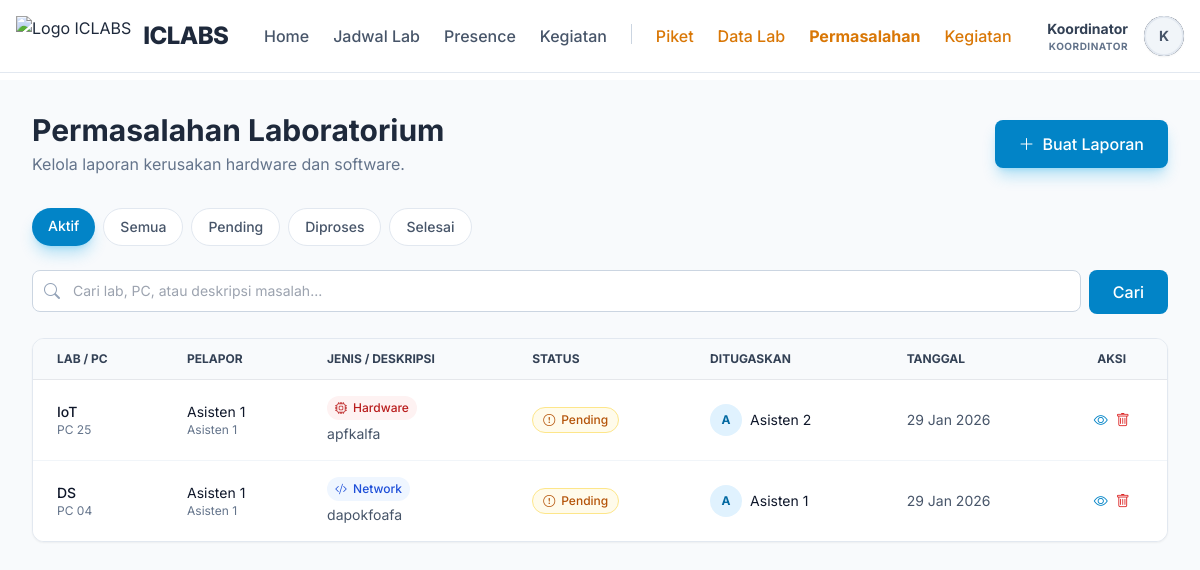
The app's page /public/koordinator/problems (signed in) with its own data.
### tables this page shows
CREATE TABLE `lab_problems` (
  `id` int(11) NOT NULL AUTO_INCREMENT,
  `laboratory_id` int(11) NOT NULL,
  `pc_number` varchar(50) DEFAULT NULL,
  `problem_type` enum('hardware','software','network','other') NOT NULL,
  `description` text NOT NULL,
  `status` enum('reported','in_progress','resolved') DEFAULT 'reported',
  `reported_by` int(11) NOT NULL,
  `assigned_to` int(11) DEFAULT NULL,
  `reported_at` timestamp NOT NULL DEFAULT current_timestamp(),
  `started_at` datetime DEFAULT NULL,
  `completed_at` datetime DEFAULT NULL,
  PRIMARY KEY (`id`),
  KEY `reported_by` (`reported_by`),
  KEY `idx_lab_problems_status` (`status`),
  KEY `idx_lab_problems_lab` (`laboratory_id`),
  KEY `fk_lab_problems_assigned` (`assigned_to`),
  CONSTRAINT `fk_lab_problems_assigned` FOREIGN KEY (`assigned_to`) REFERENCES `users` (`id`) ON DELETE SET NULL,
  CONSTRAINT `lab_problems_ibfk_1` FOREIGN KEY (`laboratory_id`) REFERENCES `laboratories` (`id`) ON DELETE CASCADE,
  CONSTRAINT `lab_problems_ibfk_2` FOREIGN KEY (`reported_by`) REFERENCES `users` (`id`) ON DELETE CASCADE
);

CREATE TABLE `laboratories` (
  `id` int(11) NOT NULL AUTO_INCREMENT,
  `lab_name` varchar(100) NOT NULL,
  `image` varchar(255) DEFAULT NULL,
  `description` text DEFAULT NULL,
  `pc_count` int(11) DEFAULT 0,
  `tv_count` int(11) DEFAULT 0,
  `capacity` int(11) DEFAULT 0,
  `status` enum('active','maintenance','inactive') DEFAULT 'active',
  `location` varchar(100) DEFAULT NULL,
  `building` varchar(50) DEFAULT NULL,
  `floor` varchar(10) DEFAULT NULL,
  `room_number` varchar(20) DEFAULT NULL,
  PRIMARY KEY (`id`)
);

CREATE TABLE `users` (
  `id` int(11) NOT NULL AUTO_INCREMENT,
  `name` varchar(100) NOT NULL,
  `email` varchar(100) NOT NULL,
  `phone` varchar(20) DEFAULT NULL,
  `password` varchar(255) NOT NULL,
  `role_id` int(11) NOT NULL,
  `status` enum('active','inactive') DEFAULT 'active',
  `created_at` timestamp NOT NULL DEFAULT current_timestamp(),
  PRIMARY KEY (`id`),
  UNIQUE KEY `email` (`email`),
  KEY `idx_users_email` (`email`),
  KEY `idx_users_role` (`role_id`),
  CONSTRAINT `users_ibfk_1` FOREIGN KEY (`role_id`) REFERENCES `roles` (`id`)
);

### app/views/koordinator/problems/index.php (the view, shortened to what the rows shown need)
<?php include APP_PATH . '/views/layouts/header.php'; ?>
<div class="bg-slate-50 min-h-screen py-8">
    <div class="max-w-7xl mx-auto px-4 sm:px-6 lg:px-8">
        <div class="flex flex-col md:flex-row justify-between items-center mb-8 gap-4">
            <div>
                <h1 class="text-3xl font-bold text-slate-800">Permasalahan Laboratorium</h1>
            </div>
        </div>
        <div class="bg-white rounded-xl shadow-sm border border-slate-200 overflow-hidden">
            <?php if (empty($problems)): ?>
                <div class="p-12 text-center">
                    <div class="w-20 h-20 bg-slate-50 rounded-full flex items-center justify-center mx-auto mb-4">
                        <i class="bi bi-clipboard-check text-4xl text-slate-300"></i>
                    </div>
                    <h3 class="text-lg font-medium text-slate-900">Tidak ada masalah ditemukan</h3>
                    <p class="text-slate-500 mt-1">
                        <?php if (!empty($filters['search'])): ?>
                            Tidak ada hasil untuk pencarian "<?= htmlspecialchars($filters['search']) ?>"
                        <?php else: ?>
                            Saat ini tidak ada laporan permasalahan dengan filter ini.
                        <?php endif; ?>
                    </p>
                </div>
            <?php else: ?>
                <div class="overflow-x-auto">
                    <table class="w-full text-sm text-left text-slate-500">
                        <thead class="text-xs text-slate-700 uppercase bg-slate-50 border-b">
                            <tr>
                                <th scope="col" class="px-6 py-3">Lab / PC</th>
                                <th scope="col" class="px-6 py-3">Pelapor</th>
                                <th scope="col" class="px-6 py-3">Jenis / Deskripsi</th>
                                <th scope="col" class="px-6 py-3">Status</th>
                                <th scope="col" class="px-6 py-3">Ditugaskan</th>
                                <th scope="col" class="px-6 py-3">Tanggal</th>
                                <th scope="col" class="px-6 py-3 text-center">Aksi</th>
                            </tr>
                        </thead>
                        <tbody class="divide-y divide-slate-100">
                            <?php foreach ($problems as $problem): ?>
                                <tr class="bg-white hover:bg-slate-50">
                                    <td class="px-6 py-4">
                                        <div class="font-medium text-slate-900"><?= htmlspecialchars($problem['lab_name']) ?></div>
                                        <?php if ($problem['pc_number']): ?>
                                            <div class="text-xs text-slate-500">PC <?= htmlspecialchars($problem['pc_number']) ?></div>
                                        <?php endif; ?>
                                    </td>
                                    <td class="px-6 py-4">
                                        <div class="text-slate-900"><?= htmlspecialchars($problem['reporter_name'] ?? '-') ?></div>
                                        <div class="text-xs text-slate-500"><?= htmlspecialchars($problem['reported_by_name'] ?? 'System') ?></div>
                                    </td>
                                    <td class="px-6 py-4">
                                        <div class="inline-flex items-center gap-1.5 px-2 py-1 rounded-full text-xs font-medium <?= $problem['problem_type'] == 'hardware' ? 'bg-red-50 text-red-700' : 'bg-blue-50 text-blue-700' ?>">
                                            <i class="bi bi-<?= $problem['problem_type'] == 'hardware' ? 'cpu' : 'code-slash' ?>"></i>
                                            <?= ucfirst($problem['problem_type']) ?>
                                        </div>
                                        <div class="text-slate-600 mt-1 line-clamp-1"><?= htmlspecialchars($problem['description']) ?></div>
                                    </td>
                                    <td class="px-6 py-4">
                                        <?php
                                        $statusStyles = [
                                            'reported' => 'bg-amber-50 text-amber-700 border-amber-200',
                                            'in_progress' => 'bg-blue-50 text-blue-700 border-blue-200',
                                            'resolved' => 'bg-emerald-50 text-emerald-700 border-emerald-200'
                                        ];
                                        $statusIcons = [
                                            'reported' => 'exclamation-circle',
                                            'in_progress' => 'arrow-repeat',
                                            'resolved' => 'check-circle'
                                        ];
                                        $statusLabels = [
                                            'reported' => 'Pending',
                                            'in_progress' => 'Diproses',
                                            'resolved' => 'Selesai'
                                        ];
                                        $statusClass = $statusStyles[$problem['status']] ?? 'bg-slate-50 text-slate-700';
                                        $statusIcon = $statusIcons[$problem['status']] ?? 'circle';
                                        $statusLabel = $statusLabels[$problem['status']] ?? ucfirst($problem['status']);
                                        ?>
                                        <span class="inline-flex items-center gap-1.5 px-2.5 py-1 border rounded-full text-xs font-medium <?= $statusClass ?>">
                                            <i class="bi bi-<?= $statusIcon ?>"></i>
                                            <?= $statusLabel ?>
                                        </span>
                                    </td>
                                    <td class="px-6 py-4">
                                        <?php if (!empty($problem['assigned_to_name'])): ?>
                                            <div class="flex items-center gap-2">
                                                <div class="w-8 h-8 bg-sky-100 rounded-full flex items-center justify-center">
                                                    <span class="text-xs font-bold text-sky-700"><?= strtoupper(substr($problem['assigned_to_name'], 0, 1)) ?></span>
                                                </div>
                                                <span class="text-slate-900"><?= htmlspecialchars($problem['assigned_to_name']) ?></span>
                                            </div>
                                        <?php else: ?>
                                            <span class="text-slate-400">Belum ditugaskan</span>
                                        <?php endif; ?>
                                    </td>
                                    <td class="px-6 py-4 text-slate-600">
                                        <?= date('d M Y', strtotime($problem['reported_at'])) ?>
                                    </td>
                                    <td class="px-6 py-4">
                                        <div class="flex items-center justify-center gap-2">
                                            <a href="<?= url('/koordinator/problems/' . $problem['id']) ?>" class="text-sky-600 hover:text-sky-800 font-medium" title="Lihat Detail">
                                                <i class="bi bi-eye"></i>
                                            </a>
                                            <button type="button" class="btn-delete text-red-600 hover:text-red-800 font-medium" title="Hapus" data-problem-id="<?= $problem['id'] ?>" data-description="<?= htmlspecialchars($problem['description']) ?>">
                                                <i class="bi bi-trash"></i>
                                            </button>
                                        </div>
                                    </td>
                                </tr>
                            <?php endforeach; ?>
                        </tbody>
                    </table>
                </div>
            <?php endif; ?>
        </div>
    </div>
</div>

### records on screen
lab_problems: laboratory.lab_name "IoT", pc_number "25", reported_by.name "Asisten 1", problem_type "Hardware", description "apfkalfa", status "Pending", assigned_to.name "A", assigned_to.name "Asisten 2", reported_at "29 Jan 2026"
lab_problems: laboratory.lab_name "DS", pc_number "04", assigned_to.name "Asisten 1", problem_type "Network", description "dapokfoafa", status "Pending", assigned_to.name "A", reported_at "29 Jan 2026"

### other values on screen
explode(' ', $_SESSION['user_name'])[0] "Koordinator"
getUserRole() "KOORDINATOR"
substr($_SESSION['user_name'] ?? 'U', 0, 1) "K"
